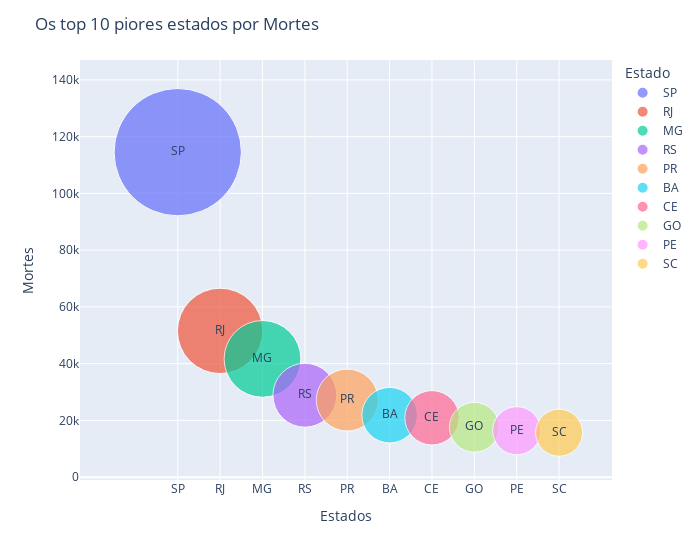

Source (notebook cell):
### Code cell
covid_bubble_chart(df_states, 'Mortes',10)

### Figure 1 — Plotly figure (JSON) as saved in the notebook; plotly's stock layout.template omitted (floating-point values rounded to 4 significant figures)
{"data": [{"hovertemplate": "Estado=%{text}<br>Mortes=%{marker.size}<extra></extra>", "legendgroup": "SP", "marker": {"color": "#636efa", "size": [114542], "sizemode": "area", "sizeref": 14.14, "symbol": "circle"}, "mode": "markers+text", "name": "SP", "orientation": "v", "showlegend": true, "text": ["SP"], "type": "scatter", "x": ["SP"], "xaxis": "x", "y": [114542], "yaxis": "y"}, {"hovertemplate": "Estado=%{text}<br>Mortes=%{marker.size}<extra></extra>", "legendgroup": "RJ", "marker": {"color": "#EF553B", "size": [51540], "sizemode": "area", "sizeref": 14.14, "symbol": "circle"}, "mode": "markers+text", "name": "RJ", "orientation": "v", "showlegend": true, "text": ["RJ"], "type": "scatter", "x": ["RJ"], "xaxis": "x", "y": [51540], "yaxis": "y"}, {"hovertemplate": "Estado=%{text}<br>Mortes=%{marker.size}<extra></extra>", "legendgroup": "MG", "marker": {"color": "#00cc96", "size": [41673], "sizemode": "area", "sizeref": 14.14, "symbol": "circle"}, "mode": "markers+text", "name": "MG", "orientation": "v", "showlegend": true, "text": ["MG"], "type": "scatter", "x": ["MG"], "xaxis": "x", "y": [41673], "yaxis": "y"}, {"hovertemplate": "Estado=%{text}<br>Mortes=%{marker.size}<extra></extra>", "legendgroup": "RS", "marker": {"color": "#ab63fa", "size": [28866], "sizemode": "area", "sizeref": 14.14, "symbol": "circle"}, "mode": "markers+text", "name": "RS", "orientation": "v", "showlegend": true, "text": ["RS"], "type": "scatter", "x": ["RS"], "xaxis": "x", "y": [28866], "yaxis": "y"}, {"hovertemplate": "Estado=%{text}<br>Mortes=%{marker.size}<extra></extra>", "legendgroup": "PR", "marker": {"color": "#FFA15A", "size": [27168], "sizemode": "area", "sizeref": 14.14, "symbol": "circle"}, "mode": "markers+text", "name": "PR", "orientation": "v", "showlegend": true, "text": ["PR"], "type": "scatter", "x": ["PR"], "xaxis": "x", "y": [27168], "yaxis": "y"}, {"hovertemplate": "Estado=%{text}<br>Mortes=%{marker.size}<extra></extra>", "legendgroup": "BA", "marker": {"color": "#19d3f3", "size": [21829], "sizemode": "area", "sizeref": 14.14, "symbol": "circle"}, "mode": "markers+text", "name": "BA", "orientation": "v", "showlegend": true, "text": ["BA"], "type": "scatter", "x": ["BA"], "xaxis": "x", "y": [21829], "yaxis": "y"}, {"hovertemplate": "Estado=%{text}<br>Mortes=%{marker.size}<extra></extra>", "legendgroup": "CE", "marker": {"color": "#FF6692", "size": [20914], "sizemode": "area", "sizeref": 14.14, "symbol": "circle"}, "mode": "markers+text", "name": "CE", "orientation": "v", "showlegend": true, "text": ["CE"], "type": "scatter", "x": ["CE"], "xaxis": "x", "y": [20914], "yaxis": "y"}, {"hovertemplate": "Estado=%{text}<br>Mortes=%{marker.size}<extra></extra>", "legendgroup": "GO", "marker": {"color": "#B6E880", "size": [17572], "sizemode": "area", "sizeref": 14.14, "symbol": "circle"}, "mode": "markers+text", "name": "GO", "orientation": "v", "showlegend": true, "text": ["GO"], "type": "scatter", "x": ["GO"], "xaxis": "x", "y": [17572], "yaxis": "y"}, {"hovertemplate": "Estado=%{text}<br>Mortes=%{marker.size}<extra></extra>", "legendgroup": "PE", "marker": {"color": "#FF97FF", "size": [16357], "sizemode": "area", "sizeref": 14.14, "symbol": "circle"}, "mode": "markers+text", "name": "PE", "orientation": "v", "showlegend": true, "text": ["PE"], "type": "scatter", "x": ["PE"], "xaxis": "x", "y": [16357], "yaxis": "y"}, {"hovertemplate": "Estado=%{text}<br>Mortes=%{marker.size}<extra></extra>", "legendgroup": "SC", "marker": {"color": "#FECB52", "size": [15663], "sizemode": "area", "sizeref": 14.14, "symbol": "circle"}, "mode": "markers+text", "name": "SC", "orientation": "v", "showlegend": true, "text": ["SC"], "type": "scatter", "x": ["SC"], "xaxis": "x", "y": [15663], "yaxis": "y"}], "layout": {"legend": {"itemsizing": "constant", "title": {"text": "Estado"}, "tracegroupgap": 0}, "margin": {"t": 60}, "title": {"text": "Os top 10 piores estados por Mortes"}, "width": 700, "xaxis": {"anchor": "y", "categoryarray": ["SP", "RJ", "MG", "RS", "PR", "BA", "CE", "GO", "PE", "SC"], "categoryorder": "array", "domain": [0, 1], "title": {"text": "Estados"}}, "yaxis": {"anchor": "x", "domain": [0, 1], "title": {"text": "Mortes"}}}}
